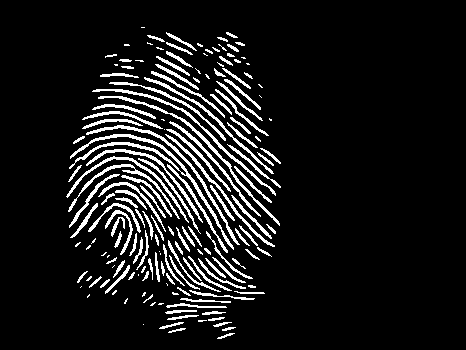
#> input picture 训练赛/第二次/feature/enhanced/03.tif, 466 x 350 px
$ python main.py
#> lines starting #> are read from the running program, lines starting #| are printed output that depends on the picture; after the words box and inside, x2 and y2 are one past the last pixel; in counts of white or black regions, pixels touching at a corner belong together
### 第2场训练赛/Fingerprint feature extraction/code/others/dd/getTerminationBifurcation.py
# -*- coding: utf-8 -*-
"""
Created on Sun Jan 28 18:12:44 2018

@author: Utkarsh
"""

import numpy as np
from skimage.morphology import convex_hull_image, erosion
from skimage.morphology import square


def getTerminationBifurcation(img, mask):
    img = img == 255
    (rows, cols) = img.shape
    minutiaeTerm = np.zeros(img.shape)
    minutiaeBif = np.zeros(img.shape)

    for i in range(1, rows - 1):
        for j in range(1, cols - 1):
            if (img[i][j] == 1):
                block = img[i - 1:i + 2, j - 1:j + 2]
                block_val = np.sum(block)
                if (block_val == 2):
                    minutiaeTerm[i, j] = 1
                elif (block_val == 4):
                    minutiaeBif[i, j] = 1

    mask = convex_hull_image(mask > 0)
    mask = erosion(mask, square(5))  # Structuing element for mask erosion = square(5)
    minutiaeTerm = np.uint8(mask) * minutiaeTerm
    return (minutiaeTerm, minutiaeBif)

### 训练赛/第二次/dd/removeSpuriousMinutiae.py
# -*- coding: utf-8 -*-
"""
Created on Tue Jan 30 18:44:22 2018

@author: Utkarsh
"""

import cv2
import numpy as np
import pandas as pd
import skimage.morphology
import skimage

NUM_POINTS = 20

def removeSpuriousMinutiae(Features, edge_filter, thresh):
    '''
    细节点去伪
    '''
    numPoints = len(Features)
    D = np.zeros((numPoints, numPoints))
    Features["valid"] = 1

    for i, minutiaei in Features.iterrows():
        (rowi, coli) = int(minutiaei["row"]),  int(minutiaei["col"])
        if edge_filter[rowi, coli]==0:
            Features["valid"][i] = 0
    Features = Features.loc[Features["valid"] == 1].reset_index(drop=True)

    for i, minutiaei in Features.iterrows():
        (rowi, coli) = int(minutiaei["row"]),  int(minutiaei["col"])
        for j in range(i):
            minutiaej = Features.loc[j]
            (rowj, colj) = int(minutiaej["row"]),  int(minutiaej["col"])
            if np.sqrt((rowi-rowj)**2 - (coli-colj)**2) < thresh:
                Features["valid"][i] = 0
                Features["valid"][j] = 0
    Features = Features.loc[Features["valid"] == 1]
    Features = Features.sort_values(by="distance").reset_index(drop=True)[:NUM_POINTS]
    return Features

### 训练赛/第二次/feature/src/main.py
# -*- coding: utf-8 -*-
"""
Created on Sun Jan 28 18:13:36 2018

@author: Utkarsh
"""

# -*- coding: utf-8 -*-
"""
Spyder Editor

This is a temporary script file.
"""

import cv2
import numpy as np
import skimage.morphology
import skimage

from getTerminationBifurcation import getTerminationBifurcation;
from removeSpuriousMinutiae import removeSpuriousMinutiae
from CommonFunctions import ShowResults
from extractMinutiaeFeatures import extractMinutiaeFeatures


if __name__ == "__main__":
    img = cv2.imread('../enhanced/03.tif',0)
#> img: shape (350, 466); 9.8% white in thin lines or dots, all inside (x1, y1, x2, y2) = (66, 27, 281, 339)
    img = np.uint8(img>128)

    skel = skimage.morphology.skeletonize(img)
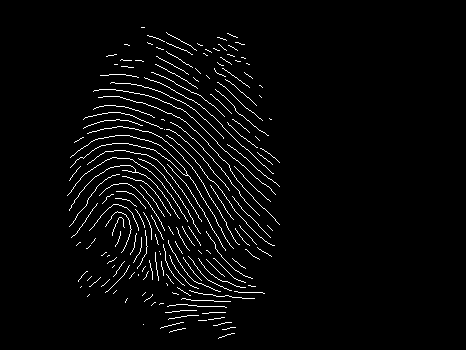
#> skel: shape (350, 466) bool; 3.2% white in thin lines or dots, all inside (x1, y1, x2, y2) = (67, 27, 280, 339)
    skel = np.uint8(skel)*255

    mask = img*255
    (minutiaeTerm, minutiaeBif) = getTerminationBifurcation(skel, mask)
#> after the loop in getTerminationBifurcation, `for i in range(1, rows - 1):`:
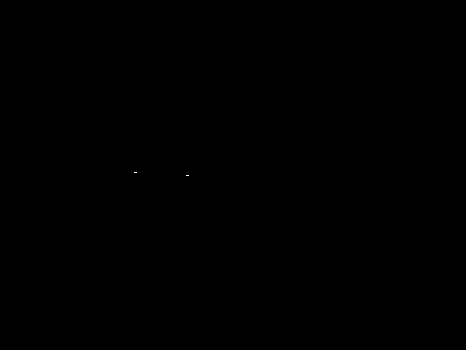
#> minutiaeBif: shape (350, 466) float64; values 0 (black) and 1 (white), 0% white in thin lines or dots, all inside (x1, y1, x2, y2) = (134, 172, 189, 176)
#> after the loop in getTerminationBifurcation, `for i in range(1, rows - 1):`:
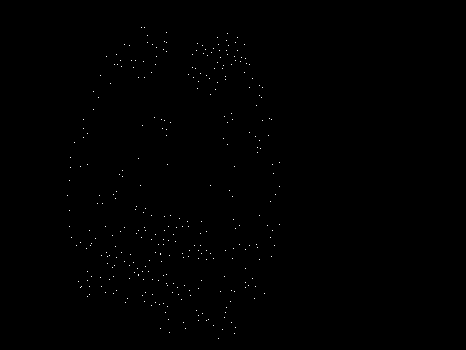
#> minutiaeTerm: shape (350, 466) float64; values 0 (black) and 1 (white), 0.2% white in thin lines or dots, all inside (x1, y1, x2, y2) = (67, 27, 280, 339)
#> in getTerminationBifurcation, `mask = convex_hull_image(mask > 0)`:
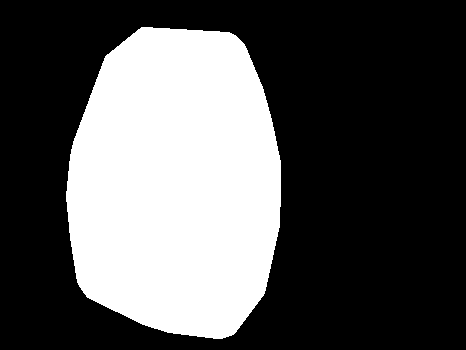
#> mask: shape (350, 466) bool; 33.6% white; 1 white region, box (x1, y1, x2, y2) and area: (66, 27, 281, 339) 54870
#> in getTerminationBifurcation, `mask = erosion(mask, square(5))`:
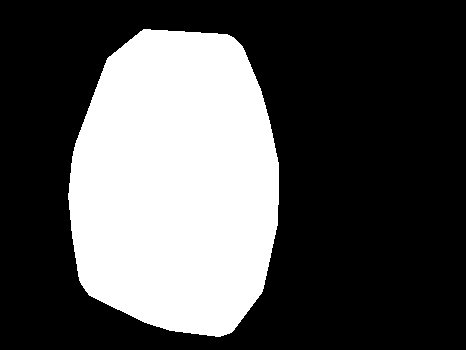
#> mask: shape (350, 466) bool; 32.4% white; 1 white region, box (x1, y1, x2, y2) and area: (68, 29, 279, 337) 52778
#> in getTerminationBifurcation, `minutiaeTerm = np.uint8(mask) * minutiaeTerm`: minutiaeTerm: shape (350, 466) float64; values 0 (black) and 1 (white), 0.18% white in thin lines or dots, all inside (x1, y1, x2, y2) = (76, 32, 276, 330)

    minutiaeTerm = skimage.measure.label(minutiaeTerm, connectivity=2)
#> minutiaeTerm: shape (350, 466) int64; 292 distinct labels, from 0 to 291
    RP = skimage.measure.regionprops(minutiaeTerm)
#> RP = 291 regions; largest, box (x1, y1, x2, y2) and area: (160, 253, 161, 255) 2, (138, 274, 139, 276) 2, (166, 32, 167, 33) 1, (147, 35, 148, 36) 1, (217, 37, 218, 38) 1
    minutiaeTerm = removeSpuriousMinutiae(RP, np.uint8(img), 10)
#> in removeSpuriousMinutiae, `numPoints = len(Features)`: numPoints = 291
#> (the run stopped early here; a loop or call above may not have finished)

$ run again, with 训练赛/第二次/feature/enhanced/01.tif copied over 训练赛/第二次/feature/enhanced/03.tif
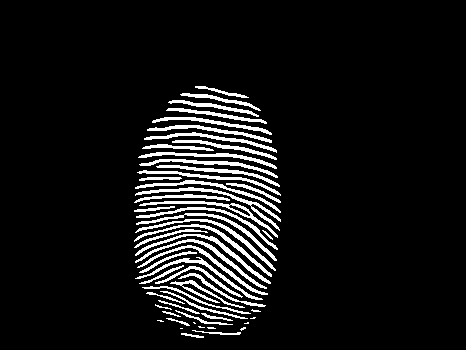
#> input picture 训练赛/第二次/feature/enhanced/01.tif, 466 x 350 px
#> `skel = skimage.morphology.skeletonize(img)`:
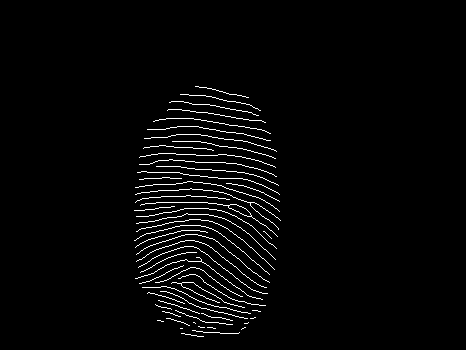
#> skel: shape (350, 466) bool; 2.6% white in thin lines or dots, all inside (x1, y1, x2, y2) = (134, 86, 281, 337)
#> in getTerminationBifurcation, `mask = erosion(mask, square(5))`:
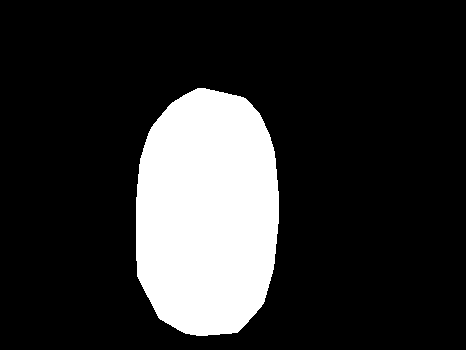
#> mask: shape (350, 466) bool; 18.2% white; 1 white region, box (x1, y1, x2, y2) and area: (136, 88, 279, 336) 29654
#> RP = 68 regions; largest, box (x1, y1, x2, y2) and area: (167, 110, 168, 111) 1, (258, 115, 259, 116) 1, (270, 140, 271, 141) 1, (172, 141, 173, 142) 1, (143, 148, 144, 149) 1
#> numPoints = 68

$ run again, with 训练赛/第二次/feature/enhanced/04.tif copied over 训练赛/第二次/feature/enhanced/03.tif
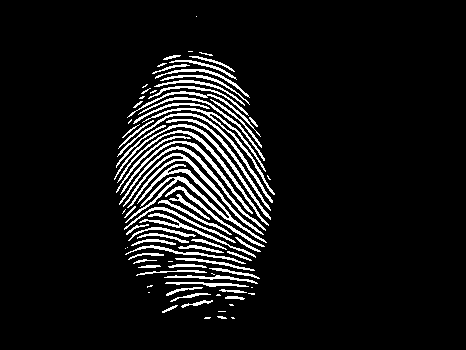
#> input picture 训练赛/第二次/feature/enhanced/04.tif, 466 x 350 px
#> `skel = skimage.morphology.skeletonize(img)`:
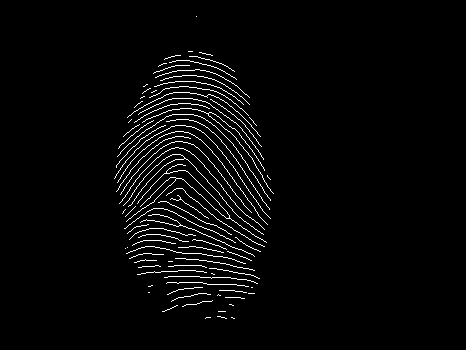
#> skel: shape (350, 466) bool; 2.8% white in thin lines or dots, all inside (x1, y1, x2, y2) = (114, 16, 274, 319)
#> in getTerminationBifurcation, `mask = erosion(mask, square(5))`:
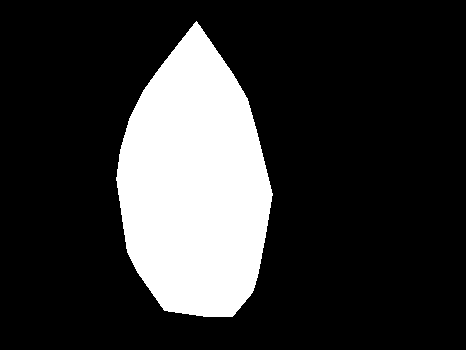
#> mask: shape (350, 466) bool; 20.1% white; 1 white region, box (x1, y1, x2, y2) and area: (116, 21, 273, 317) 32708
#> RP = 126 regions; largest, box (x1, y1, x2, y2) and area: (251, 287, 253, 288) 2, (188, 51, 189, 52) 1, (192, 51, 193, 52) 1, (199, 52, 200, 53) 1, (180, 55, 181, 56) 1
#> numPoints = 126

$ run again, with 训练赛/第二次/feature/enhanced/05.tif copied over 训练赛/第二次/feature/enhanced/03.tif
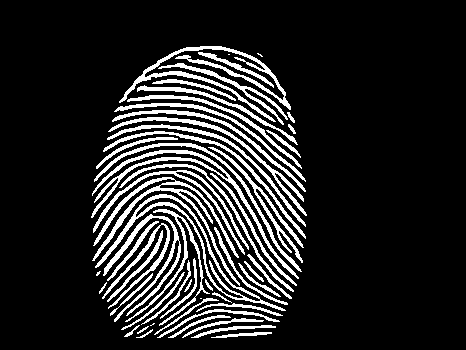
#> input picture 训练赛/第二次/feature/enhanced/05.tif, 466 x 350 px
#> `skel = skimage.morphology.skeletonize(img)`:
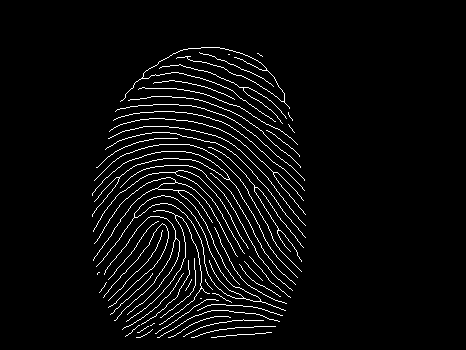
#> skel: shape (350, 466) bool; 4.1% white in thin lines or dots, all inside (x1, y1, x2, y2) = (92, 47, 306, 338)
#> in getTerminationBifurcation, `mask = erosion(mask, square(5))`:
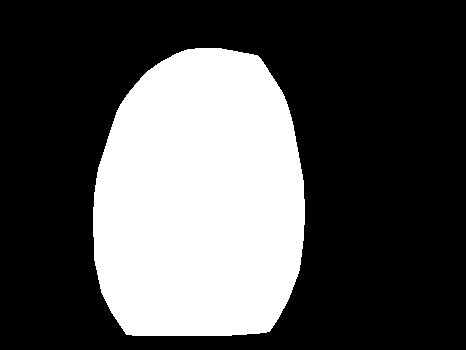
#> mask: shape (350, 466) bool; 31.7% white; 1 white region, box (x1, y1, x2, y2) and area: (93, 48, 305, 336) 51766
#> RP = 81 regions; largest, box (x1, y1, x2, y2) and area: (228, 54, 230, 55) 2, (200, 298, 202, 299) 2, (199, 52, 200, 53) 1, (190, 56, 191, 57) 1, (234, 57, 235, 58) 1
#> numPoints = 81
